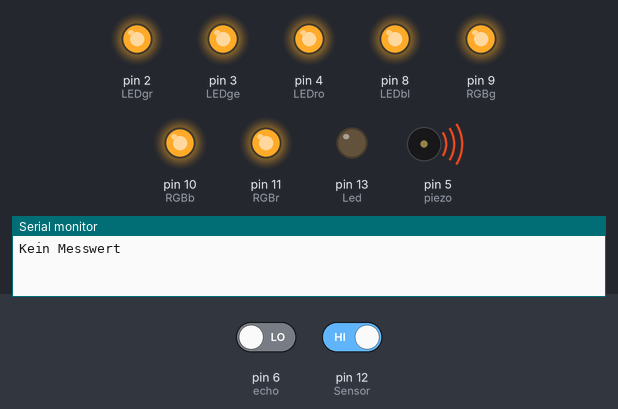
This sketch was run on a simulated Arduino Uno, built with avr-gcc and run on an emulated ATmega328P. Shown: output pins drawn as LEDs (lit = HIGH), buzzer (waves = sounding), the last lines printed to the serial monitor. The inputs (shaded band) are chosen by the test bench; at power-on: pin 12 (Sensor) HIGH, pin 6 (echo) LOW. Pins used as bus, display or sensor lines are not drawn.

Above: at 1.2 s.
1.3 s: pin 12 (Sensor) driven LOW
At 1.9 s:
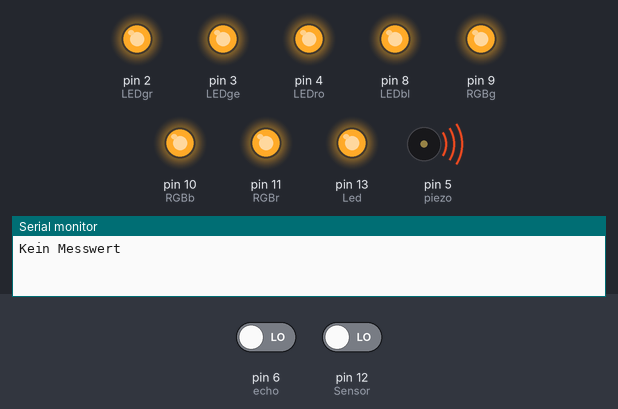
3.0 s: pin 12 (Sensor) driven HIGH
At 3.6 s:
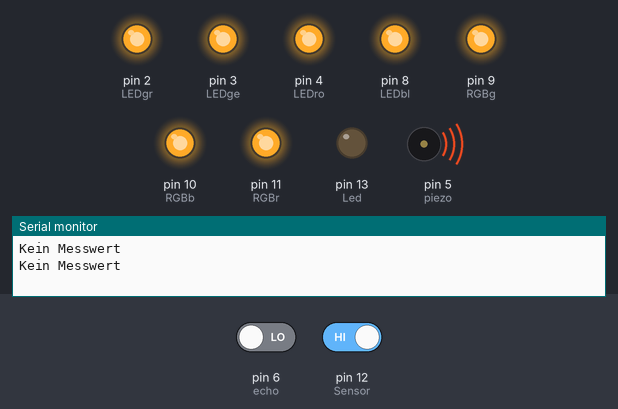
Timing chart, 0 to 6.0 s (numbered marks = the images above; inputs shaded):
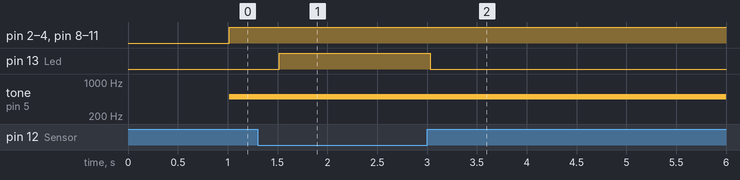

Measured:
- after the input at 1.3 s, pin 13 (Led): LOW → HIGH after 0.22 s
- after the input at 3.0 s, pin 13 (Led): HIGH → LOW at once

The sketch:

sketch-v0.2.2.ino
```cpp
//Ultraschallsensor basis code
//Arduino Uno + ultraschallsensor hc-sr04 + piezo lautsprecher
const int LEDgr =2;
const int LEDge =3;
const int LEDro =4;
const int piezo =5;
const int echo =6;
const int trigger =7;
const int LEDbl =8;
const int RGBg =9;
const int RGBb =10;
const int RGBr =11;
const int Sensor =12;
const int Led =13;

long dauer =0;
long entfernung =0;

int notes[] = {262,294,330,349,500}; // eine tonfrequenz von 1-1023
int val;

void setup()

{

Serial.begin (9600);

pinMode(trigger, OUTPUT);
pinMode(echo, INPUT);
pinMode(piezo, OUTPUT);
pinMode(LEDgr, OUTPUT);
pinMode(LEDge, OUTPUT);
pinMode(LEDro, OUTPUT);
pinMode(LEDbl, OUTPUT);
pinMode(RGBg, OUTPUT);
pinMode(RGBb, OUTPUT);
pinMode(RGBr, OUTPUT);
pinMode(Led, OUTPUT);
pinMode(Sensor, INPUT) ;
digitalWrite(Sensor, HIGH); // Aktivierung interner Pull-Up Widerstand

}

void loop()

{
  val = digitalRead(Sensor) ; // Das gegenwärtige Signal am Sensor wird ausgelesen

 if (val == HIGH) // Falls ein Signal erkannt werden konnte, wird die LED eingeschaltet.
 {
   digitalWrite(Led, LOW);
 }
 else
  {
    digitalWrite(Led, HIGH);
  }
digitalWrite(trigger, LOW);

delay(5);

digitalWrite(trigger, HIGH);

delay(10);

digitalWrite(trigger, LOW);

dauer = pulseIn(echo, HIGH);
entfernung = (dauer/2) * 0.03432;

if (entfernung >= 500 || entfernung <= 0)
{
Serial.println("Kein Messwert");

digitalWrite(RGBb, LOW);
digitalWrite(RGBg, HIGH);
digitalWrite(RGBr, HIGH);
}

else
{
Serial.print(entfernung);
Serial.println(" cm");
}

if (entfernung <= 5)//Wenn der Wert für die Entfernung unter oder gleich 5cm ist, dann...  (kürzere distanzen können mit empfindlicheren sensoren erreicht werden hier geht es runter bis 3 cm)
{
    tone(piezo, notes[4]); // gebe ton 5 wieder

    digitalWrite(RGBb, HIGH);
    digitalWrite(RGBg, HIGH);
    digitalWrite(RGBr, HIGH);
    digitalWrite(LEDbl, HIGH);
    digitalWrite(LEDro, HIGH);
    digitalWrite(LEDge, HIGH);
    digitalWrite(LEDgr, HIGH);
}

else if (entfernung <= 10)//Wenn der Wert für die Entfernung unter oder gleich 10cm ist, dann...
{
    tone(piezo, notes[3]); // gebe ton 4 wieder
    digitalWrite(RGBb, LOW);
    digitalWrite(RGBg, LOW);
    digitalWrite(RGBr, LOW);
    digitalWrite(LEDbl, HIGH);
    digitalWrite(LEDro, HIGH);
    digitalWrite(LEDge, HIGH);
    digitalWrite(LEDgr, HIGH);
}

else if (entfernung <= 15)//Wenn der Wert für die Entfernung unter oder gleich 15cm ist, dann...
{
    tone(piezo, notes[2]); // gebe ton 3 wieder
    digitalWrite(RGBb, LOW);
    digitalWrite(RGBg, LOW);
    digitalWrite(RGBr, LOW);
    digitalWrite(LEDbl, LOW);
    digitalWrite(LEDro, HIGH);
    digitalWrite(LEDge, HIGH);
    digitalWrite(LEDgr, HIGH);
}

else if (entfernung <= 20)//Wenn der Wert für die Entfernung unter oder gleich 20cm ist, dann...
{
    tone(piezo, notes[1]); // gebe ton 2 wieder
    digitalWrite(RGBb, LOW);
    digitalWrite(RGBg, LOW);
    digitalWrite(RGBr, LOW);
    digitalWrite(LEDbl, LOW);
    digitalWrite(LEDro, LOW);
    digitalWrite(LEDge, HIGH);
    digitalWrite(LEDgr, HIGH);
}

else if (entfernung <= 25)//Wenn der Wert für die Entfernung unter oder gleich 25cm ist, dann...
{
    tone(piezo, notes[0]); // gebe ton 1 wieder
    digitalWrite(RGBb, LOW);
    digitalWrite(RGBg, LOW);
    digitalWrite(RGBr, LOW);
    digitalWrite(LEDbl, LOW);
    digitalWrite(LEDro, LOW);
    digitalWrite(LEDge, LOW);
    digitalWrite(LEDgr, HIGH);
}

else  //Und wenn das nicht so ist...
{
noTone(piezo); //Es soll kein Ton wieder gegeben werden.
digitalWrite(RGBb, LOW);
digitalWrite(RGBg, LOW);
digitalWrite(RGBr, LOW);
digitalWrite(LEDbl, LOW);
digitalWrite(LEDro, LOW);
digitalWrite(LEDge, LOW);
digitalWrite(LEDgr, LOW);
}
delay(500);

}
```
